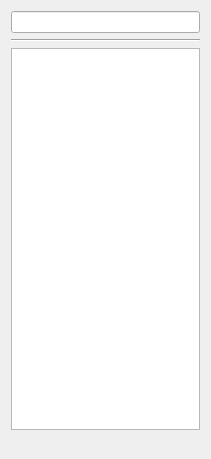
<?xml version="1.0" encoding="UTF-8"?>
<ui version="4.0">
 <class>CServerDataTree</class>
 <widget class="QWidget" name="CServerDataTree">
  <property name="geometry">
   <rect>
    <x>0</x>
    <y>0</y>
    <width>211</width>
    <height>459</height>
   </rect>
  </property>
  <property name="windowTitle">
   <string>CServerDataTree</string>
  </property>
  <layout class="QVBoxLayout" name="verticalLayout">
   <item>
    <widget class="CSearchEdit" name="pSearchEdit">
     <property name="contextMenuPolicy">
      <enum>Qt::NoContextMenu</enum>
     </property>
    </widget>
   </item>
   <item>
    <widget class="Line" name="line">
     <property name="orientation">
      <enum>Qt::Horizontal</enum>
     </property>
    </widget>
   </item>
   <item>
    <widget class="CDragTreeView" name="pServerTreeView">
     <property name="contextMenuPolicy">
      <enum>Qt::DefaultContextMenu</enum>
     </property>
     <property name="horizontalScrollBarPolicy">
      <enum>Qt::ScrollBarAsNeeded</enum>
     </property>
     <property name="dragEnabled">
      <bool>false</bool>
     </property>
     <property name="dragDropMode">
      <enum>QAbstractItemView::NoDragDrop</enum>
     </property>
    </widget>
   </item>
   <item>
    <layout class="QHBoxLayout" name="horizontalLayout">
     <item>
      <widget class="QToolButton" name="pFlashTBtn">
       <property name="minimumSize">
        <size>
         <width>12</width>
         <height>12</height>
        </size>
       </property>
       <property name="maximumSize">
        <size>
         <width>12</width>
         <height>12</height>
        </size>
       </property>
       <property name="text">
        <string/>
       </property>
       <property name="checkable">
        <bool>false</bool>
       </property>
       <property name="autoRaise">
        <bool>true</bool>
       </property>
      </widget>
     </item>
     <item>
      <widget class="QToolButton" name="pExpandTBtn">
       <property name="minimumSize">
        <size>
         <width>12</width>
         <height>12</height>
        </size>
       </property>
       <property name="maximumSize">
        <size>
         <width>12</width>
         <height>12</height>
        </size>
       </property>
       <property name="text">
        <string/>
       </property>
       <property name="autoRaise">
        <bool>true</bool>
       </property>
      </widget>
     </item>
     <item>
      <widget class="QToolButton" name="pCollapseTBtn">
       <property name="minimumSize">
        <size>
         <width>12</width>
         <height>12</height>
        </size>
       </property>
       <property name="maximumSize">
        <size>
         <width>12</width>
         <height>12</height>
        </size>
       </property>
       <property name="text">
        <string/>
       </property>
       <property name="autoRaise">
        <bool>true</bool>
       </property>
      </widget>
     </item>
     <item>
      <widget class="QToolButton" name="pDeleteTBtn">
       <property name="minimumSize">
        <size>
         <width>12</width>
         <height>12</height>
        </size>
       </property>
       <property name="maximumSize">
        <size>
         <width>12</width>
         <height>12</height>
        </size>
       </property>
       <property name="text">
        <string/>
       </property>
       <property name="autoRaise">
        <bool>true</bool>
       </property>
      </widget>
     </item>
    </layout>
   </item>
  </layout>
 </widget>
 <layoutdefault spacing="6" margin="11"/>
 <customwidgets>
  <customwidget>
   <class>CSearchEdit</class>
   <extends>QLineEdit</extends>
   <header location="global">FxSearchEdit/CSearchEdit.h</header>
  </customwidget>
  <customwidget>
   <class>CDragTreeView</class>
   <extends>QTreeView</extends>
   <header location="global">CDragTreeView.h</header>
  </customwidget>
 </customwidgets>
 <resources/>
 <connections/>
</ui>
